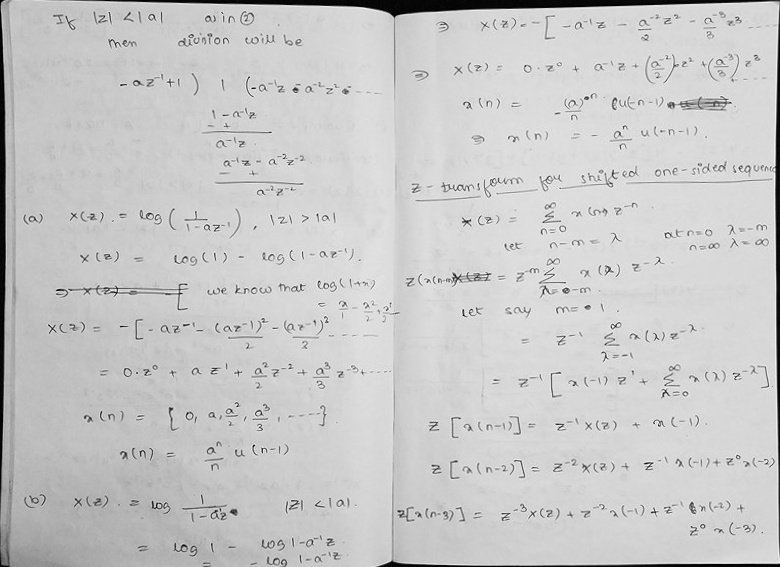
#> input picture scanned.jpg, 780 x 567 px
$ python break.py   (older library calls are emulated)
#> lines starting #> are read from the running program, lines starting #| are printed output that depends on the picture; after the words box and inside, x2 and y2 are one past the last pixel; in counts of white or black regions, pixels touching at a corner belong together
### transform.py
# import the necessary packages
import numpy as np
import cv2


def order_points(pts):
    # initialzie a list of coordinates that will be ordered
    # such that the first entry in the list is the top-left,
    # the second entry is the top-right, the third is the
    # bottom-right, and the fourth is the bottom-left
    rect = np.zeros((4, 2), dtype="float32")

    # the top-left point will have the smallest sum, whereas
    # the bottom-right point will have the largest sum
    s = pts.sum(axis=1)
    rect[0] = pts[np.argmin(s)]
    rect[2] = pts[np.argmax(s)]

    # now, compute the difference between the points, the
    # top-right point will have the smallest difference,
    # whereas the bottom-left will have the largest difference
    diff = np.diff(pts, axis=1)
    rect[1] = pts[np.argmin(diff)]
    rect[3] = pts[np.argmax(diff)]

    # return the ordered coordinates
    return rect

def four_point_transform(image, pts):
    # obtain a consistent order of the points and unpack them
    # individually
    rect = order_points(pts)
    (tl, tr, br, bl) = rect

    # compute the width of the new image, which will be the
    # maximum distance between bottom-right and bottom-left
    # x-coordiates or the top-right and top-left x-coordinates
    widthA = np.sqrt(((br[0] - bl[0]) ** 2) + ((br[1] - bl[1]) ** 2))
    widthB = np.sqrt(((tr[0] - tl[0]) ** 2) + ((tr[1] - tl[1]) ** 2))
    maxWidth = max(int(widthA), int(widthB))

    # compute the height of the new image, which will be the
    # maximum distance between the top-right and bottom-right
    # y-coordinates or the top-left and bottom-left y-coordinates
    heightA = np.sqrt(((tr[0] - br[0]) ** 2) + ((tr[1] - br[1]) ** 2))
    heightB = np.sqrt(((tl[0] - bl[0]) ** 2) + ((tl[1] - bl[1]) ** 2))
    maxHeight = max(int(heightA), int(heightB))

    # now that we have the dimensions of the new image, construct
    # the set of destination points to obtain a "birds eye view",
    # (i.e. top-down view) of the image, again specifying points
    # in the top-left, top-right, bottom-right, and bottom-left
    # order
    dst = np.array([
        [0, 0],
        [maxWidth - 1, 0],
        [maxWidth - 1, maxHeight - 1],
        [0, maxHeight - 1]], dtype="float32")

    # compute the perspective transform matrix and then apply it
    M = cv2.getPerspectiveTransform(rect, dst)
    warped = cv2.warpPerspective(image, M, (maxWidth, maxHeight))

    # return the warped image
    return warped

### break.py
import cv2
import numpy as np
import imutils
import transform

# read all the 2 pages
full = cv2.imread('scanned.jpg')
#> full is the input picture: shape (567, 780, 3); min 0, max 254, mean 200.8

# reduce dimensions
ratio = full.shape[0] / 500.0
#> ratio = 1.13
orig = full.copy()
full = imutils.resize(full, height=500)
#> full: shape (500, 687, 3)

# grayscale it
gray = cv2.cvtColor(full, cv2.COLOR_BGR2GRAY)

# apply a low pass filter and threahold it
gray = cv2.GaussianBlur(gray, (3, 15), 0)

# threshold the image and convert it to binary
gray = cv2.adaptiveThreshold(gray, 255, cv2.ADAPTIVE_THRESH_GAUSSIAN_C, cv2.THRESH_BINARY, 11, 2)
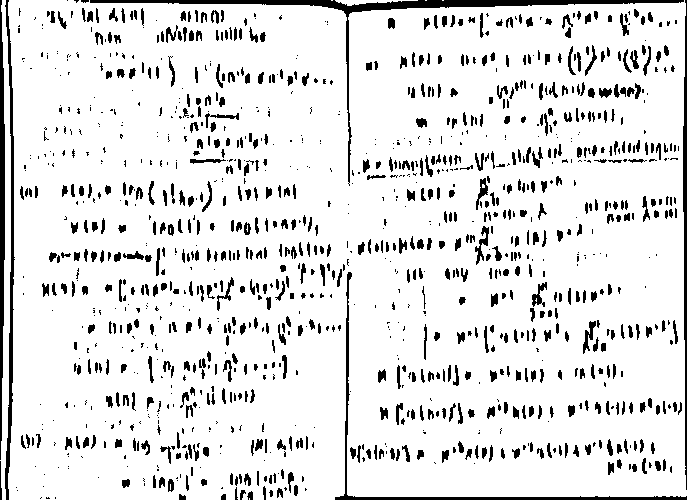
#> gray: shape (500, 687); 88.8% white; 1223 black regions (593 under 20 px), largest, box (x1, y1, x2, y2) and area: (90, 0, 684, 186) 3379, (335, 272, 687, 500) 1650, (0, 0, 5, 460) 1624

# find the edges
edge = cv2.Canny(gray, 75, 200)
#> edge: shape (500, 687); 7.3% white in thin lines or dots

# fil the space
# edge1 = cv2.morphologyEx(edge, cv2.MORPH_CLOSE, (25,25), iterations = 1)
edge = cv2.dilate(edge, (101, 101))
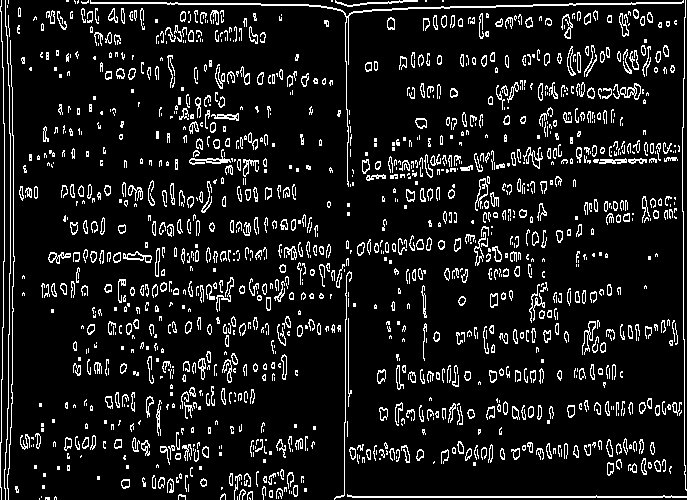
#> edge: shape (500, 687); 10.1% white in thin lines or dots
rows, cols = edge.shape
#> rows = 500; cols = 687

# new = cv2.line(full, (cols/2, 0), (cols/2, rows), (0,255,0), 1)
pts = np.array([[0.4 * cols, 0],
                [0.4 * cols, rows],
                [0.6 * cols, 0],
                [0.6 * cols, rows]], dtype=np.float32)
middle = transform.four_point_transform(full, pts)
middle_gray = cv2.cvtColor(middle, cv2.COLOR_BGR2GRAY)

# apply a low pass filter and threahold it
middle_gray = cv2.GaussianBlur(middle_gray, (3, 15), 0)
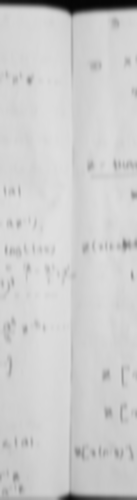
#> middle_gray: shape (500, 137); min 5, max 224, mean 205.2

# threshold the image and convert it to binary
middle_gray = cv2.adaptiveThreshold(middle_gray, 255, cv2.ADAPTIVE_THRESH_GAUSSIAN_C, cv2.THRESH_BINARY, 11, 2)
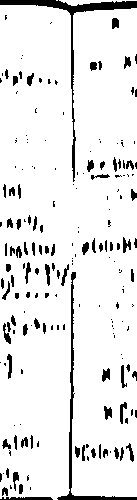
#> middle_gray: shape (500, 137); 91.1% white; 190 black regions (110 under 20 px), largest, box (x1, y1, x2, y2) and area: (0, 0, 137, 182) 1287, (57, 272, 137, 500) 891, (0, 497, 53, 500) 140

# find the edges
middle_edge = cv2.Canny(middle_gray, 75, 200)
#> middle_edge: shape (500, 137); 5.8% white in thin lines or dots
middle_edge = cv2.morphologyEx(middle_edge, cv2.MORPH_CLOSE, (25, 25))
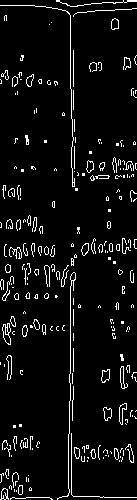
#> middle_edge: shape (500, 137); 5.9% white in thin lines or dots
cnt = middle.copy()

# [9 lines of commented-out code are left out]

minLineLength = 50
maxLineGap = 50
lines = cv2.HoughLinesP(middle_edge, 1, np.pi / 180, 100, minLineLength, maxLineGap)
#> lines = [[70, 373, 70, 286]]
for x1, y1, x2, y2 in lines[0]:
    continue
#> this loop made 1 pass

cv2.imshow('Image', cnt)
cv2.waitKey()
cv2.destroyAllWindows()

middle_row = (x1 + x2) / 2
#> middle_row = 70
middle_row = middle_row + 0.4 * cols
#> middle_row = 344.8
middle_row = middle_row * ratio
#> middle_row = 391
middle_row = int(middle_row)
orig_rows = int(rows * ratio)
#> orig_rows = 567
orig_cols = int(cols * ratio)
#> orig_cols = 779

# cv2.line(orig, (middle_row,0), (middle_row, orig_rows), (0,255,0), 2)
cv2.imshow("Original", orig)
cv2.waitKey()
cv2.destroyAllWindows()

pts1 = np.array([[0, 0],
                 [0, orig_rows],
                 [middle_row, 0],
                 [middle_row, orig_rows]], dtype=np.float32)
#> pts1 = [[0, 0], [0, 567], [391, 0], [391, 567]]

pts2 = np.array([[middle_row, 0],
                 [middle_row, orig_rows],
                 [orig_cols, 0],
                 [orig_cols, orig_rows]], dtype=np.float32)
#> pts2 = [[391, 0], [391, 567], [779, 0], [779, 567]]

img1 = transform.four_point_transform(orig, pts1)
#> in four_point_transform (call 2), `rect = order_points(pts)`: rect = [[0, 0], [391, 0], [391, 567], [0, 567]]
#> in four_point_transform (call 2), `(tl, tr, br, bl) = rect`: tl = [0, 0]; tr = [391, 0]; br = [391, 567]; bl = [0, 567]
#> in four_point_transform (call 2), `widthA = np.sqrt(((br[0] - bl[0]) ** 2) + ((br[1] - bl[1]) ** 2))`: widthA = 391
#> in four_point_transform (call 2), `heightA = np.sqrt(((tr[0] - br[0]) ** 2) + ((tr[1] - br[1]) ** 2))`: heightA = 567
#> in four_point_transform (call 2), `dst = np.array([ [0, 0], [maxWidth - 1, 0], [maxWidth - 1, maxHeight -..`: dst = [[0, 0], [390, 0], [390, 566], [0, 566]]
#> in four_point_transform (call 2), `M = cv2.getPerspectiveTransform(rect, dst)`: M = [[0.997, 0, 0], [0, 0.998, 0], [0, 0, 1]]
#> in four_point_transform (call 2), `warped = cv2.warpPerspective(image, M, (maxWidth, maxHeight))`:
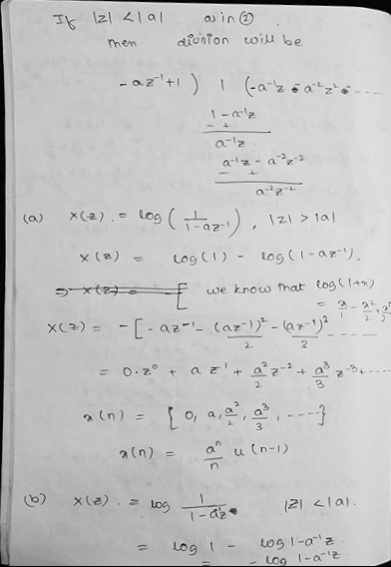
#> warped: shape (567, 391, 3); min 0, max 246, mean 195
img2 = transform.four_point_transform(orig, pts2)
#> in four_point_transform (call 3), `rect = order_points(pts)`: rect = [[391, 0], [779, 0], [779, 567], [391, 567]]
#> in four_point_transform (call 3), `(tl, tr, br, bl) = rect`: tl = [391, 0]; tr = [779, 0]; br = [779, 567]; bl = [391, 567]
#> in four_point_transform (call 3), `widthA = np.sqrt(((br[0] - bl[0]) ** 2) + ((br[1] - bl[1]) ** 2))`: widthA = 388
#> in four_point_transform (call 3), `dst = np.array([ [0, 0], [maxWidth - 1, 0], [maxWidth - 1, maxHeight -..`: dst = [[0, 0], [387, 0], [387, 566], [0, 566]]
#> in four_point_transform (call 3), `M = cv2.getPerspectiveTransform(rect, dst)`: M = [[0.997, 2.62e-17, -390], [0, 0.998, 0], [0, -3.89e-19, 1]]
#> in four_point_transform (call 3), `warped = cv2.warpPerspective(image, M, (maxWidth, maxHeight))`:
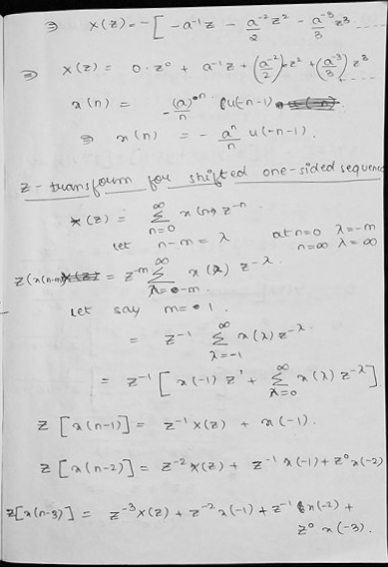
#> warped: shape (567, 388, 3); min 0, max 248, mean 205.8

cv2.imshow('First Page', img1)
cv2.imshow('Second Page', img2)
cv2.waitKey()
cv2.destroyAllWindows()
